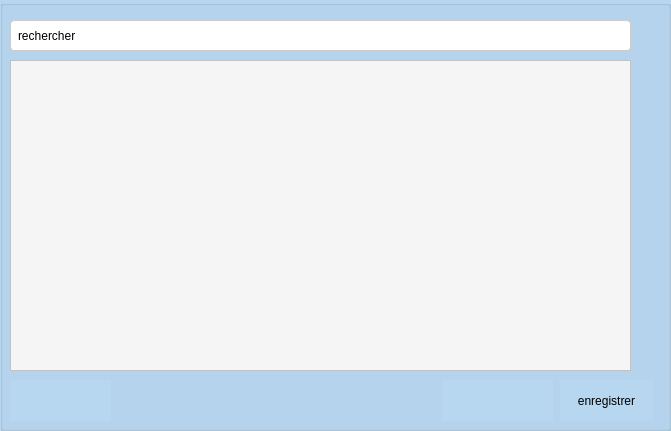
    <widget class="QGroupBox" name="groupBox_3">
     <property name="geometry">
      <rect>
       <x>400</x>
       <y>10</y>
       <width>671</width>
       <height>431</height>
      </rect>
     </property>
     <property name="styleSheet">
      <string notr="true">background-color: rgb(183, 214, 239);</string>
     </property>
     <property name="title">
      <string/>
     </property>
     <widget class="QTableView" name="table_audits">
      <property name="geometry">
       <rect>
        <x>10</x>
        <y>60</y>
        <width>621</width>
        <height>311</height>
       </rect>
      </property>
      <property name="styleSheet">
       <string notr="true">/*background-color: rgb(255, 255, 255);*/
QTableView {
    background-color: #f5f5f5; /* Couleur de fond */
    alternate-background-color: #ffffff; /* Couleur de fond alternative pour les lignes */
    selection-color: #ffffff; /* Couleur du texte de la sélection */
    selection-background-color: #3498db; /* Couleur de fond de la sélection */
    gridline-color: #bdc3c7; /* Couleur des lignes de la grille */
    border: 1px solid #bdc3c7; /* Bordure de la table */
}

QHeaderView::section {
    background-color: #3498db; /* Couleur de fond de l'en-tête de colonne */
    color: #ffffff; /* Couleur du texte de l'en-tête de colonne */
    padding: 8px; /* Espacement interne de l'en-tête de colonne */
    border: 1px solid #ffffff; /* Bordure de l'en-tête de colonne */
}

QTableView::item {
    padding: 10px; /* Espacement interne des cellules */
    border: 1px solid #ecf0f1; /* Bordure des cellules */
}

QTableView::item:selected {
    background-color: #3498db; /* Couleur de fond de la cellule sélectionnée */
    color: #ffffff; /* Couleur du texte de la cellule sélectionnée */
}

  </string>
      </property>
     </widget>
     <widget class="QPushButton" name="stat">
      <property name="geometry">
       <rect>
        <x>10</x>
        <y>380</y>
        <width>101</width>
        <height>41</height>
       </rect>
      </property>
      <property name="palette">
       <palette>
        <active>
         <colorrole role="WindowText">
          <brush brushstyle="SolidPattern">
           <color alpha="255">
            <red>255</red>
            <green>255</green>
            <blue>255</blue>
           </color>
          </brush>
         </colorrole>
         <colorrole role="Button">
          <brush brushstyle="SolidPattern">
           <color alpha="255">
            <red>183</red>
            <green>214</green>
            <blue>239</blue>
           </color>
          </brush>
         </colorrole>
         <colorrole role="Text">
          <brush brushstyle="SolidPattern">
           <color alpha="255">
            <red>255</red>
            <green>255</green>
            <blue>255</blue>
           </color>
          </brush>
         </colorrole>
         <colorrole role="ButtonText">
          <brush brushstyle="SolidPattern">
           <color alpha="255">
            <red>255</red>
            <green>255</green>
            <blue>255</blue>
           </color>
          </brush>
         </colorrole>
         <colorrole role="Base">
          <brush brushstyle="SolidPattern">
           <color alpha="255">
            <red>183</red>
            <green>214</green>
            <blue>239</blue>
           </color>
          </brush>
         </colorrole>
         <colorrole role="Window">
          <brush brushstyle="SolidPattern">
           <color alpha="255">
            <red>183</red>
            <green>214</green>
            <blue>239</blue>
           </color>
          </brush>
         </colorrole>
         <colorrole role="PlaceholderText">
          <brush brushstyle="NoBrush">
           <color alpha="128">
            <red>255</red>
            <green>255</green>
            <blue>255</blue>
           </color>
          </brush>
         </colorrole>
        </active>
        <inactive>
         <colorrole role="WindowText">
          <brush brushstyle="SolidPattern">
           <color alpha="255">
            <red>255</red>
            <green>255</green>
            <blue>255</blue>
           </color>
          </brush>
         </colorrole>
         <colorrole role="Button">
          <brush brushstyle="SolidPattern">
           <color alpha="255">
            <red>183</red>
            <green>214</green>
            <blue>239</blue>
           </color>
          </brush>
         </colorrole>
         <colorrole role="Text">
          <brush brushstyle="SolidPattern">
           <color alpha="255">
            <red>255</red>
            <green>255</green>
            <blue>255</blue>
           </color>
          </brush>
         </colorrole>
         <colorrole role="ButtonText">
          <brush brushstyle="SolidPattern">
           <color alpha="255">
            <red>255</red>
            <green>255</green>
            <blue>255</blue>
           </color>
          </brush>
         </colorrole>
         <colorrole role="Base">
          <brush brushstyle="SolidPattern">
           <color alpha="255">
            <red>183</red>
            <green>214</green>
            <blue>239</blue>
           </color>
          </brush>
         </colorrole>
         <colorrole role="Window">
          <brush brushstyle="SolidPattern">
           <color alpha="255">
            <red>183</red>
            <green>214</green>
            <blue>239</blue>
           </color>
          </brush>
         </colorrole>
         <colorrole role="PlaceholderText">
          <brush brushstyle="NoBrush">
           <color alpha="128">
            <red>255</red>
            <green>255</green>
            <blue>255</blue>
           </color>
          </brush>
         </colorrole>
        </inactive>
        <disabled>
         <colorrole role="WindowText">
          <brush brushstyle="SolidPattern">
           <color alpha="255">
            <red>255</red>
            <green>255</green>
            <blue>255</blue>
           </color>
          </brush>
         </colorrole>
         <colorrole role="Button">
          <brush brushstyle="SolidPattern">
           <color alpha="255">
            <red>183</red>
            <green>214</green>
            <blue>239</blue>
           </color>
          </brush>
         </colorrole>
         <colorrole role="Text">
          <brush brushstyle="SolidPattern">
           <color alpha="255">
            <red>255</red>
            <green>255</green>
            <blue>255</blue>
           </color>
          </brush>
         </colorrole>
         <colorrole role="ButtonText">
          <brush brushstyle="SolidPattern">
           <color alpha="255">
            <red>255</red>
            <green>255</green>
            <blue>255</blue>
           </color>
          </brush>
         </colorrole>
         <colorrole role="Base">
          <brush brushstyle="SolidPattern">
           <color alpha="255">
            <red>183</red>
            <green>214</green>
            <blue>239</blue>
           </color>
          </brush>
         </colorrole>
         <colorrole role="Window">
          <brush brushstyle="SolidPattern">
           <color alpha="255">
            <red>183</red>
            <green>214</green>
            <blue>239</blue>
           </color>
          </brush>
         </colorrole>
         <colorrole role="PlaceholderText">
          <brush brushstyle="NoBrush">
           <color alpha="128">
            <red>255</red>
            <green>255</green>
            <blue>255</blue>
           </color>
          </brush>
         </colorrole>
        </disabled>
       </palette>
      </property>
      <property name="styleSheet">
       <string notr="true">QPushButton {
    border: none;
    font: 8pt &quot;Sitka Display Semibold&quot;;
    text-align: middle;
}

QPushButton:hover {
    color: rgb(255, 255, 255);
    background-color: rgb(85, 170, 255);
    border: none;
    text-align: middle;
}
</string>
      </property>
      <property name="text">
       <string/>
      </property>
      <property name="icon">
       <iconset>
        <normaloff>image/icons8-slice-48.png</normaloff>image/icons8-slice-48.png</iconset>
      </property>
      <property name="iconSize">
       <size>
        <width>25</width>
        <height>25</height>
       </size>
      </property>
     </widget>
     <widget class="QLineEdit" name="chercher">
      <property name="geometry">
       <rect>
        <x>10</x>
        <y>20</y>
        <width>621</width>
        <height>31</height>
       </rect>
      </property>
      <property name="styleSheet">
       <string notr="true">QLineEdit {
    background-color: #fff; /* Couleur de fond du champ de texte */
    border: 1px solid #ccc; /* Bordure du champ de texte */
    border-radius: 4px; /* Coins arrondis */
    padding: 5px; /* Espace à l'intérieur du champ de texte */
}

QLineEdit:hover {
    border-color: #666; /* Changement de couleur de la bordure au survol */
}

QLineEdit:focus {
    border-color: #2ecc71; /* Couleur de la bordure lorsqu'il est focus */
    background-color: #f0fff0; /* Couleur de fond lorsqu'il est focus */
}
</string>
      </property>
      <property name="text">
       <string>rechercher</string>
      </property>
     </widget>
     <widget class="QPushButton" name="le_pdf">
      <property name="geometry">
       <rect>
        <x>442</x>
        <y>380</y>
        <width>111</width>
        <height>41</height>
       </rect>
      </property>
      <property name="palette">
       <palette>
        <active>
         <colorrole role="WindowText">
          <brush brushstyle="SolidPattern">
           <color alpha="255">
            <red>255</red>
            <green>255</green>
            <blue>255</blue>
           </color>
          </brush>
         </colorrole>
         <colorrole role="Button">
          <brush brushstyle="SolidPattern">
           <color alpha="255">
            <red>183</red>
            <green>214</green>
            <blue>239</blue>
           </color>
          </brush>
         </colorrole>
         <colorrole role="Text">
          <brush brushstyle="SolidPattern">
           <color alpha="255">
            <red>255</red>
            <green>255</green>
            <blue>255</blue>
           </color>
          </brush>
         </colorrole>
         <colorrole role="ButtonText">
          <brush brushstyle="SolidPattern">
           <color alpha="255">
            <red>255</red>
            <green>255</green>
            <blue>255</blue>
           </color>
          </brush>
         </colorrole>
         <colorrole role="Base">
          <brush brushstyle="SolidPattern">
           <color alpha="255">
            <red>183</red>
            <green>214</green>
            <blue>239</blue>
           </color>
          </brush>
         </colorrole>
         <colorrole role="Window">
          <brush brushstyle="SolidPattern">
           <color alpha="255">
            <red>183</red>
            <green>214</green>
            <blue>239</blue>
           </color>
          </brush>
         </colorrole>
         <colorrole role="PlaceholderText">
          <brush brushstyle="NoBrush">
           <color alpha="128">
            <red>255</red>
            <green>255</green>
            <blue>255</blue>
           </color>
          </brush>
         </colorrole>
        </active>
        <inactive>
         <colorrole role="WindowText">
          <brush brushstyle="SolidPattern">
           <color alpha="255">
            <red>255</red>
            <green>255</green>
            <blue>255</blue>
           </color>
          </brush>
         </colorrole>
         <colorrole role="Button">
          <brush brushstyle="SolidPattern">
           <color alpha="255">
            <red>183</red>
            <green>214</green>
            <blue>239</blue>
           </color>
          </brush>
         </colorrole>
         <colorrole role="Text">
          <brush brushstyle="SolidPattern">
           <color alpha="255">
            <red>255</red>
            <green>255</green>
            <blue>255</blue>
           </color>
          </brush>
         </colorrole>
         <colorrole role="ButtonText">
          <brush brushstyle="SolidPattern">
           <color alpha="255">
            <red>255</red>
            <green>255</green>
            <blue>255</blue>
           </color>
          </brush>
         </colorrole>
         <colorrole role="Base">
          <brush brushstyle="SolidPattern">
           <color alpha="255">
            <red>183</red>
            <green>214</green>
            <blue>239</blue>
           </color>
          </brush>
         </colorrole>
         <colorrole role="Window">
          <brush brushstyle="SolidPattern">
           <color alpha="255">
            <red>183</red>
            <green>214</green>
            <blue>239</blue>
           </color>
          </brush>
         </colorrole>
         <colorrole role="PlaceholderText">
          <brush brushstyle="NoBrush">
           <color alpha="128">
            <red>255</red>
            <green>255</green>
            <blue>255</blue>
           </color>
          </brush>
         </colorrole>
        </inactive>
        <disabled>
         <colorrole role="WindowText">
          <brush brushstyle="SolidPattern">
           <color alpha="255">
            <red>255</red>
            <green>255</green>
            <blue>255</blue>
           </color>
          </brush>
         </colorrole>
         <colorrole role="Button">
          <brush brushstyle="SolidPattern">
           <color alpha="255">
            <red>183</red>
            <green>214</green>
            <blue>239</blue>
           </color>
          </brush>
         </colorrole>
         <colorrole role="Text">
          <brush brushstyle="SolidPattern">
           <color alpha="255">
            <red>255</red>
            <green>255</green>
            <blue>255</blue>
           </color>
          </brush>
         </colorrole>
         <colorrole role="ButtonText">
          <brush brushstyle="SolidPattern">
           <color alpha="255">
            <red>255</red>
            <green>255</green>
            <blue>255</blue>
           </color>
          </brush>
         </colorrole>
         <colorrole role="Base">
          <brush brushstyle="SolidPattern">
           <color alpha="255">
            <red>183</red>
            <green>214</green>
            <blue>239</blue>
           </color>
          </brush>
         </colorrole>
         <colorrole role="Window">
          <brush brushstyle="SolidPattern">
           <color alpha="255">
            <red>183</red>
            <green>214</green>
            <blue>239</blue>
           </color>
          </brush>
         </colorrole>
         <colorrole role="PlaceholderText">
          <brush brushstyle="NoBrush">
           <color alpha="128">
            <red>255</red>
            <green>255</green>
            <blue>255</blue>
           </color>
          </brush>
         </colorrole>
        </disabled>
       </palette>
      </property>
      <property name="styleSheet">
       <string notr="true">QPushButton {
    border: none;
    font: 8pt &quot;Sitka Display Semibold&quot;;
    text-align: middle;
}

QPushButton:hover {
    color: rgb(255, 255, 255);
    background-color: rgb(85, 170, 255);
    border: none;
    text-align: middle;
}
</string>
      </property>
      <property name="text">
       <string/>
      </property>
      <property name="icon">
       <iconset>
        <normaloff>image/pdf.png</normaloff>image/pdf.png</iconset>
      </property>
      <property name="iconSize">
       <size>
        <width>25</width>
        <height>25</height>
       </size>
      </property>
     </widget>
     <widget class="QPushButton" name="BtnEnregistrer">
      <property name="geometry">
       <rect>
        <x>560</x>
        <y>380</y>
        <width>93</width>
        <height>41</height>
       </rect>
      </property>
      <property name="styleSheet">
       <string notr="true">QPushButton {
    border: none;
    font: 8pt &quot;Sitka Display Semibold&quot;;
    text-align: middle;
}

QPushButton:hover {
    color: rgb(255, 255, 255);
    background-color: rgb(85, 170, 255);
    border: none;
    text-align: middle;
}
</string>
      </property>
      <property name="text">
       <string>enregistrer</string>
      </property>
      <property name="icon">
       <iconset>
        <normaloff>../../../../Capture d'écran 2023-12-02 234527.png</normaloff>../../../../Capture d'écran 2023-12-02 234527.png</iconset>
      </property>
     </widget>
    </widget>
